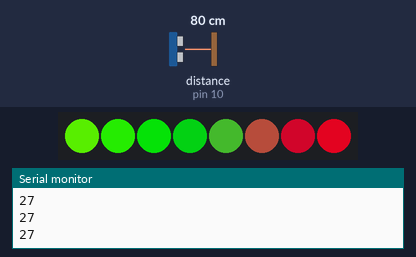
The sketch below on a simulated Arduino Uno, built with avr-gcc and run on an emulated ATmega328P. On the bench: 8 RGB LEDs in strip order, left to right, the last lines printed to the serial monitor. Wiring (inferred from the names in the program): ultrasonic range finder: trigger pin 9; echo pin 10. The inputs (shaded band) are chosen by the test bench; at power-on: distance to the obstacle (sensor on pin 10) 80 cm. The echo pulse lasts 58.3 µs per cm; dim RGB values are drawn brighter than linear.

Above: at 1.27 s.
1.3 s: distance to the obstacle (sensor on pin 10) set to 299 cm
At 1.46 s:
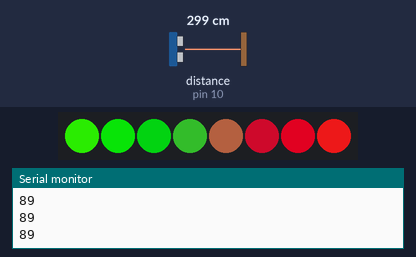
2.8 s: distance to the obstacle (sensor on pin 10) set to 2 cm
At 2.82 s:
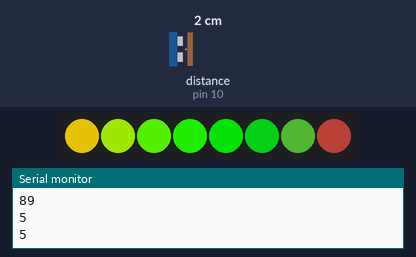
5.8 s: distance to the obstacle (sensor on pin 10) set to 120 cm
At 11.8 s:
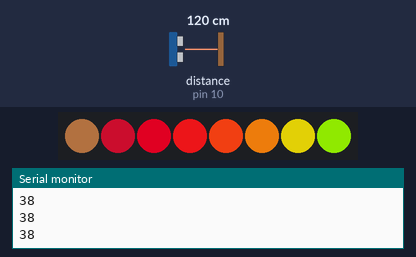

The sketch:

UfoCode.ino
```cpp
#include <Adafruit_NeoPixel.h>
#define PIN            6
#define NUMPIXELS      8
const int trigPin = 9;
const int echoPin = 10;
long duration;
int distance;
float loopSpeed;

Adafruit_NeoPixel strip = Adafruit_NeoPixel(NUMPIXELS, PIN, NEO_GRB + NEO_KHZ800);
int delayval = 500;
void setup() {
  Serial.begin(9600);
  pinMode(trigPin, OUTPUT);
  pinMode(echoPin, INPUT);
  Serial.println("Start");
  strip.begin();
}

///////////////////////////////////////////////////////////////////////////////////////
void loop() {
  digitalWrite(trigPin, LOW);
  delayMicroseconds(2);
  digitalWrite(trigPin, HIGH);
  delayMicroseconds(10);
  digitalWrite(trigPin, LOW);
  duration = pulseIn(echoPin, HIGH);
  distance = duration * 0.034 / 2;
  distance = map(distance, 0, 70, 5, 25);
  loopSpeed = distance * 0.001;
  Serial.println(distance);
  float s = .5;
  float t = millis() * loopSpeed;
  for (int i = 0; i < strip.numPixels(); i++) {
    float rv = (sin(i * s + t + 45) + 1) / 2;
    float gv = (sin(i * s + t + 43) + 1) / 2;
    float bv = (sin(i * s + t + 40) + 1) / 2;
    byte r = rv * 210;
    byte g = gv * 200;
    byte b = bv * 25;
    strip.setPixelColor(i, strip.Color(r, g, b));
    strip.show();
  }
}
///////////////////////////////////////////////////////////////////////////////////////
///////////////////////////////////////////////////////////////////////////////////////
```
